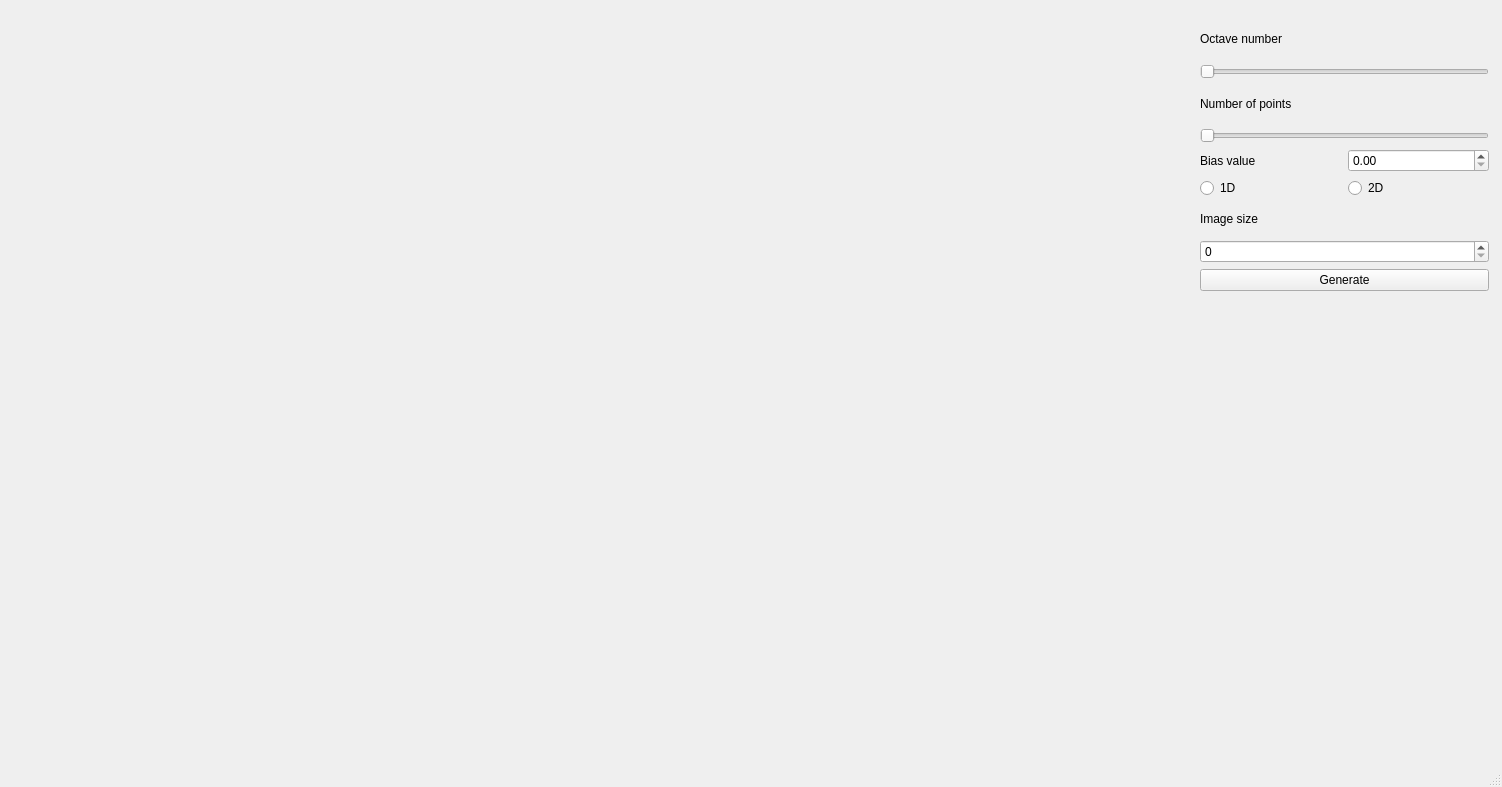
<?xml version="1.0" encoding="UTF-8"?>
<ui version="4.0">
 <class>MainWindow</class>
 <widget class="QMainWindow" name="MainWindow">
  <property name="geometry">
   <rect>
    <x>0</x>
    <y>0</y>
    <width>1502</width>
    <height>787</height>
   </rect>
  </property>
  <property name="windowTitle">
   <string>MainWindow</string>
  </property>
  <widget class="QWidget" name="centralwidget">
   <widget class="QWidget" name="layoutWidget">
    <property name="geometry">
     <rect>
      <x>1200</x>
      <y>20</y>
      <width>289</width>
      <height>271</height>
     </rect>
    </property>
    <layout class="QVBoxLayout" name="MenuHolder">
     <item>
      <layout class="QVBoxLayout" name="verticalLayout">
       <item>
        <widget class="QLabel" name="label">
         <property name="text">
          <string>Octave number</string>
         </property>
        </widget>
       </item>
       <item>
        <widget class="QSlider" name="octaveNumber">
         <property name="orientation">
          <enum>Qt::Horizontal</enum>
         </property>
        </widget>
       </item>
      </layout>
     </item>
     <item>
      <layout class="QVBoxLayout" name="verticalLayout_2">
       <item>
        <widget class="QLabel" name="label_2">
         <property name="text">
          <string>Number of points</string>
         </property>
        </widget>
       </item>
       <item>
        <widget class="QSlider" name="arraySize">
         <property name="orientation">
          <enum>Qt::Horizontal</enum>
         </property>
        </widget>
       </item>
      </layout>
     </item>
     <item>
      <layout class="QHBoxLayout" name="horizontalLayout">
       <item>
        <widget class="QLabel" name="label_3">
         <property name="text">
          <string>Bias value</string>
         </property>
        </widget>
       </item>
       <item>
        <widget class="QDoubleSpinBox" name="scalingBias"/>
       </item>
      </layout>
     </item>
     <item>
      <layout class="QHBoxLayout" name="horizontalLayout_2">
       <item>
        <widget class="QRadioButton" name="oneD">
         <property name="text">
          <string>1D</string>
         </property>
        </widget>
       </item>
       <item>
        <widget class="QRadioButton" name="twoD">
         <property name="text">
          <string>2D</string>
         </property>
        </widget>
       </item>
      </layout>
     </item>
     <item>
      <layout class="QVBoxLayout" name="verticalLayout_3">
       <item>
        <widget class="QLabel" name="sizeDisplayer">
         <property name="text">
          <string>Image size</string>
         </property>
        </widget>
       </item>
       <item>
        <widget class="QSpinBox" name="width"/>
       </item>
      </layout>
     </item>
     <item>
      <widget class="QPushButton" name="generateNoise">
       <property name="text">
        <string>Generate</string>
       </property>
      </widget>
     </item>
    </layout>
   </widget>
  </widget>
  <widget class="QMenuBar" name="menubar">
   <property name="geometry">
    <rect>
     <x>0</x>
     <y>0</y>
     <width>1502</width>
     <height>21</height>
    </rect>
   </property>
  </widget>
  <widget class="QStatusBar" name="statusbar"/>
 </widget>
 <resources/>
 <connections/>
</ui>
